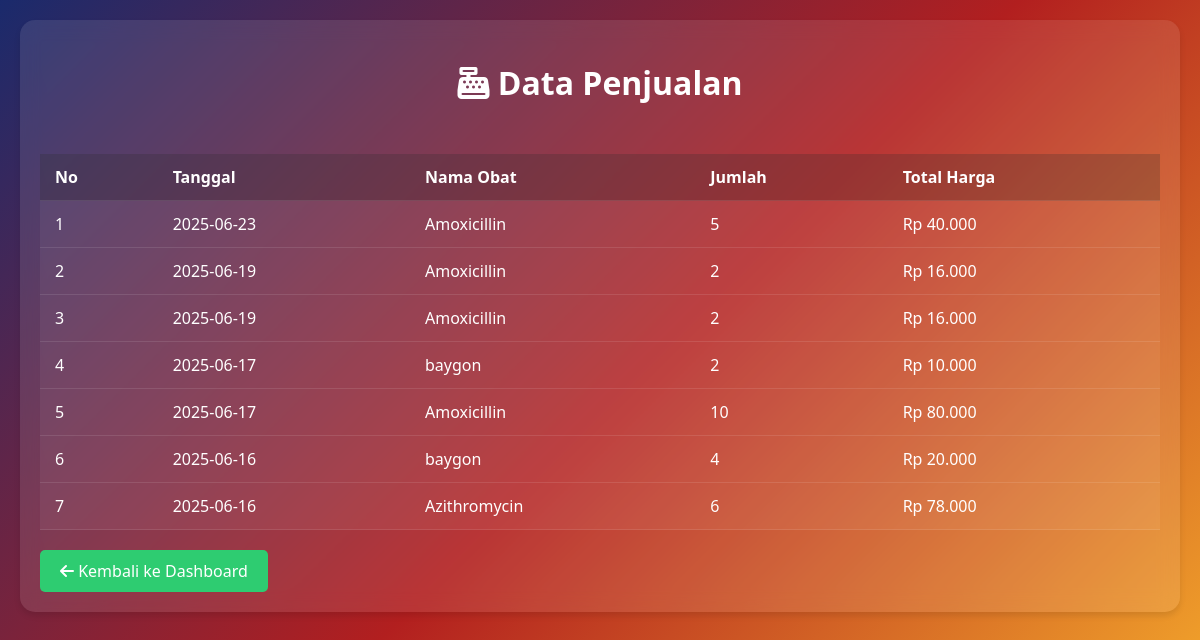
The page /admin/data_penjualan.php (signed in) on the database its author committed.
### tables this page shows
CREATE TABLE `penjualan` (
  `id_penjualan` int(11) NOT NULL,
  `id_obat` int(11) NOT NULL,
  `jumlah` int(11) NOT NULL,
  `tanggal` date NOT NULL,
  `total_harga` decimal(10,2) NOT NULL DEFAULT 0.00
);

CREATE TABLE `obat` (
  `id_obat` int(11) NOT NULL,
  `nama_obat` varchar(100) NOT NULL,
  `kategori` varchar(50) DEFAULT NULL,
  `satuan` varchar(20) DEFAULT NULL,
  `harga` int(11) DEFAULT NULL,
  `deskripsi` text DEFAULT NULL,
  `stok` int(11) NOT NULL DEFAULT 0,
  `tgl_kadaluarsa` date NOT NULL,
  `kadaluarsa` date DEFAULT NULL
);

### admin/data_penjualan.php (the view, shortened to what this page needs)
<?php
include '../config/db.php';
$query = "SELECT p.*, o.nama_obat, o.harga, (p.jumlah * o.harga) as total_harga
          FROM penjualan p
          JOIN obat o ON p.id_obat = o.id_obat
          ORDER BY p.tanggal DESC";
$result = $conn->query($query);
?>
<!DOCTYPE html>
<html lang="id">
<head>
    <link rel="stylesheet" href="https://cdnjs.cloudflare.com/ajax/libs/font-awesome/6.0.0/css/all.min.css">
</head>
<body>
    <div class="container">
        <h1><i class="fas fa-cash-register"></i> Data Penjualan</h1>
        <div class="table-container">
            <table>
                <thead>
                    <tr>
                        <th>No</th>
                        <th>Tanggal</th>
                        <th>Nama Obat</th>
                        <th>Jumlah</th>
                        <th>Total Harga</th>
                    </tr>
                </thead>
                <tbody>
                    <?php
                    if ($result->num_rows > 0) {
                        $no = 1;
                        while ($row = $result->fetch_assoc()) {
                            echo "<tr>
                                    <td>" . $no . "</td>
                                    <td>" . $row['tanggal'] . "</td>
                                    <td>" . $row['nama_obat'] . "</td>
                                    <td>" . $row['jumlah'] . "</td>
                                    <td>Rp " . number_format($row['total_harga'], 0, ',', '.') . "</td>
                                </tr>";
                            $no++;
                        }
                    } else {
                        echo "<tr><td colspan='5' style='text-align: center;'>Tidak ada data penjualan</td></tr>";
                    }
                    ?>
                </tbody>
            </table>
        </div>
        <a href="index.php" class="btn-back"><i class="fas fa-arrow-left"></i> Kembali ke Dashboard</a>
    </div>
</body>
</html>

### admin/data_penjualan.php (style rules this page uses)
body { font-family: 'Segoe UI', sans-serif; background: linear-gradient(135deg, #1a2a6c, #b21f1f, #fdbb2d); margin: 0; padding: 20px; min-height: 100vh; color: #fff; }
.container { max-width: 1200px; margin: 0 auto; background: rgba(255, 255, 255, 0.1); backdrop-filter: blur(10px); border-radius: 15px; padding: 20px; box-shadow: 0 4px 6px rgba(0, 0, 0, 0.1); }
h1 { text-align: center; color: #fff; margin-bottom: 30px; }
.table-container { overflow-x: auto; }
table { width: 100%; border-collapse: collapse; margin-top: 20px; background: rgba(255, 255, 255, 0.05); }
th, td { padding: 12px 15px; text-align: left; border-bottom: 1px solid rgba(255, 255, 255, 0.1); }
th { background: rgba(0, 0, 0, 0.2); font-weight: bold; }
.btn-back { display: inline-block; margin-top: 20px; background: #2ecc71; color: white; padding: 10px 20px; text-decoration: none; border-radius: 5px; transition: transform 0.2s; }

### rows shown on the page
penjualan: tanggal "2025-06-23", id_obat.nama_obat "Amoxicillin", jumlah "5", total_harga "40.000"
penjualan: tanggal "2025-06-19", id_obat.nama_obat "Amoxicillin", jumlah "2", total_harga "16.000"
penjualan: tanggal "2025-06-19", id_obat.nama_obat "Amoxicillin", jumlah "2", total_harga "16.000"
penjualan: tanggal "2025-06-17", id_obat.nama_obat "baygon", jumlah "2", total_harga "10.000"
penjualan: tanggal "2025-06-17", id_obat.nama_obat "Amoxicillin", jumlah "10", total_harga "80.000"
penjualan: tanggal "2025-06-16", id_obat.nama_obat "baygon", jumlah "4", total_harga "20.000"
penjualan: tanggal "2025-06-16", id_obat.nama_obat "Azithromycin", jumlah "6", total_harga "78.000"
